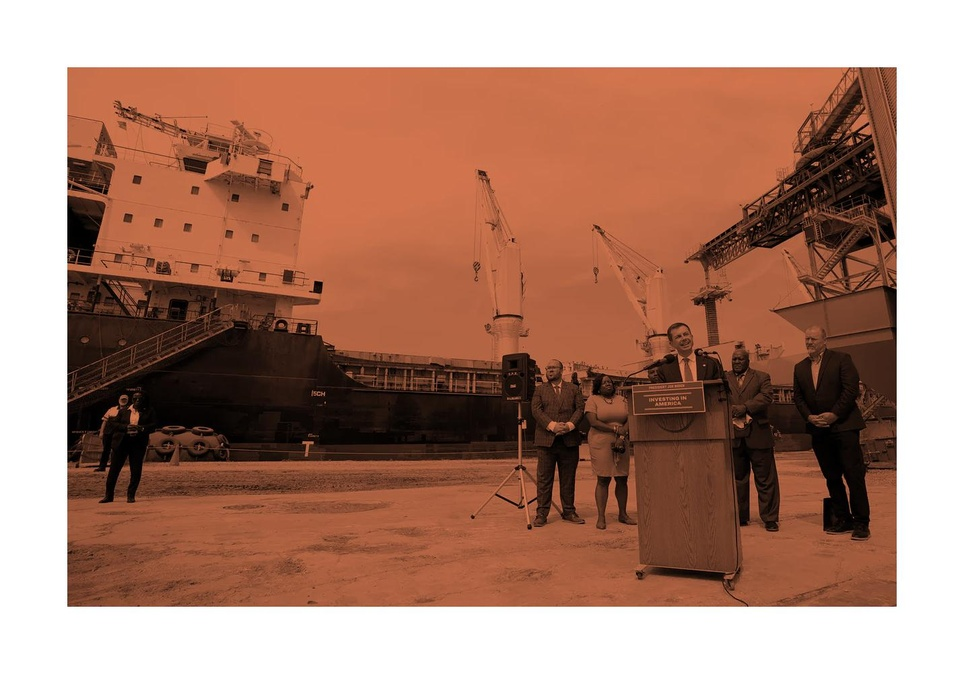
#> input picture Mayor_Pete.jpg, 964 x 674 px, shrunk from 1432 x 1002 before the run, given in place of Mayor_Pete.png, which was not available
$ python pointilism.py
#> lines starting #> are read from the running program, lines starting #| are printed output that depends on the picture; pictures that were not available may be replaced by others from this repository, and a replacement may not be noted
from PIL import Image

def apply_tint(image, tint_rgb):
    r_tint, g_tint, b_tint= tint_rgb
    img = Image.merge("RGB", (
        image.point(lambda p: p * (r_tint / 255)),
        image.point(lambda p: p * (g_tint / 255)),
        image.point(lambda p: p * (b_tint / 255))
    ))
    return img

def process_image(input_path, output_path):
    # Open the image and convert to grayscale
#> called with input_path = '/Users/nicpavao/Desktop/Mayor_Pete.png', output_path = './cover_photos/Mayor_Pete.jpg'
    img = Image.open(input_path).convert("L")
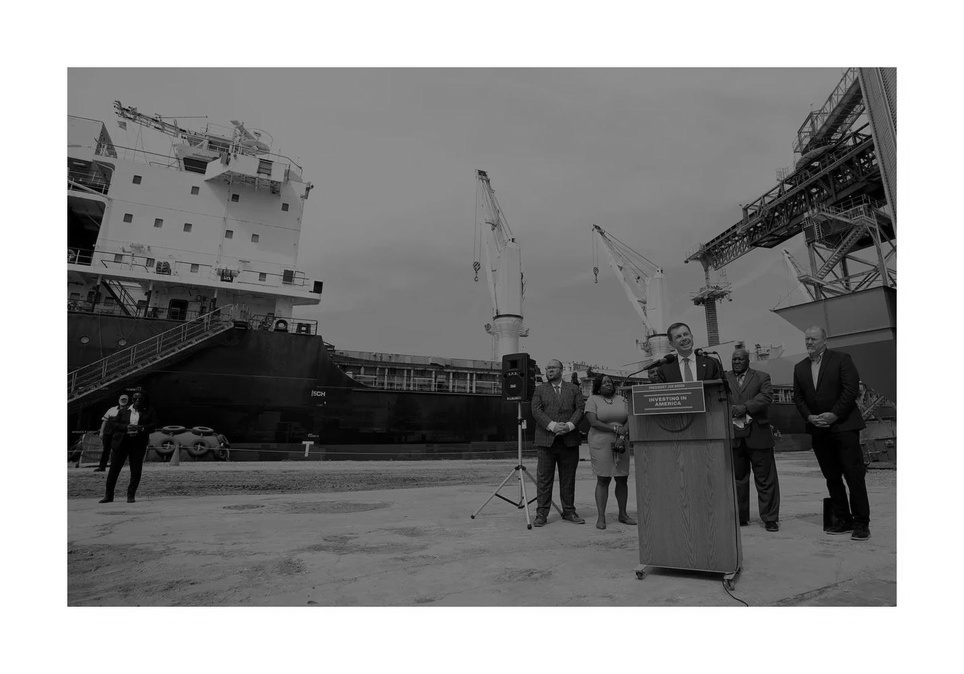
#> img: PIL image 964x674 L; min 0, max 255, mean 142

    # Apply the custom tint
    tinted_img = apply_tint(img, (250, 200, 150))
#> in apply_tint, `img = Image.merge("RGB", ( image.point(lambda p: p * (r_tint / 255)), ..`:
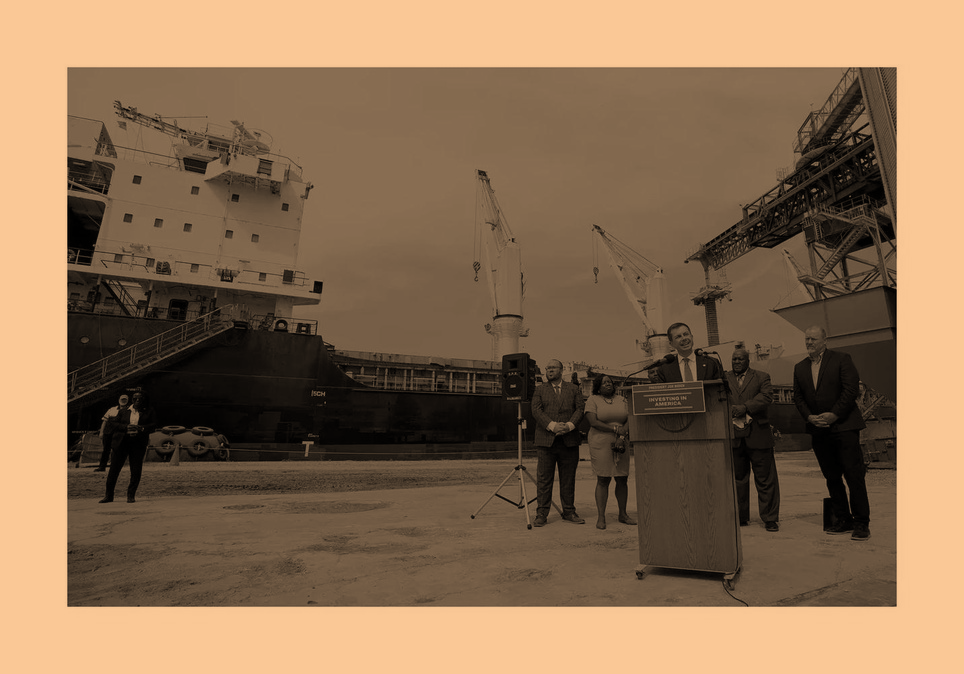
#> img: PIL image 964x674 RGB; mean R, G, B 139.2, 111.3, 83.5

    # Get image dimensions
    img_w, img_h = tinted_img.size
#> img_w = 964; img_h = 674
    print(img_w,img_h)
#| 964 674
    aspect_ratio = 7 / 5

    # Determine target dimensions to enforce the aspect ratio
    if img_w / img_h > aspect_ratio:
        pad_w = int(img_w/10)
#> pad_w = 96
        pad_h = int(((img_w + 2 * pad_w) / aspect_ratio - img_h)/2)
#> pad_h = 75
    else:
        pad_h = int(img_h/10)
        pad_w = int(((img_h + 2 * pad_h) * aspect_ratio - img_w)/2)

    # Calculate final canvas size
    final_w = int(img_w + 2 * pad_w)
#> final_w = 1156
    final_h = int(img_h + 2 * pad_h)
#> final_h = 824

    # Create a white background
    background = Image.new("RGB", (final_w, final_h), (255, 255, 255))
#> background: PIL image 1156x824 RGB; every value is 255
    print(final_w,final_h)
#| 1156 824
    # Paste the processed image onto the white background
    background.paste(tinted_img, (pad_w, pad_h))
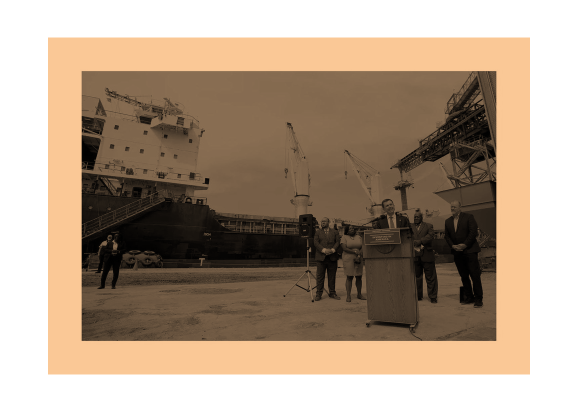
#> background: PIL image 1156x824 RGB (shown at 1/2 size); mean R, G, B 176, 157, 138
    print(pad_w,pad_h)
#| 96 75
    # Save the processed image
    background.save(output_path)

# Example usage
process_image("/Users/nicpavao/Desktop/Mayor_Pete.png", "./cover_photos/Mayor_Pete.jpg")

$ run again, with cover_photos/Me_vs_Lehman.jpg copied over Mayor_Pete.jpg
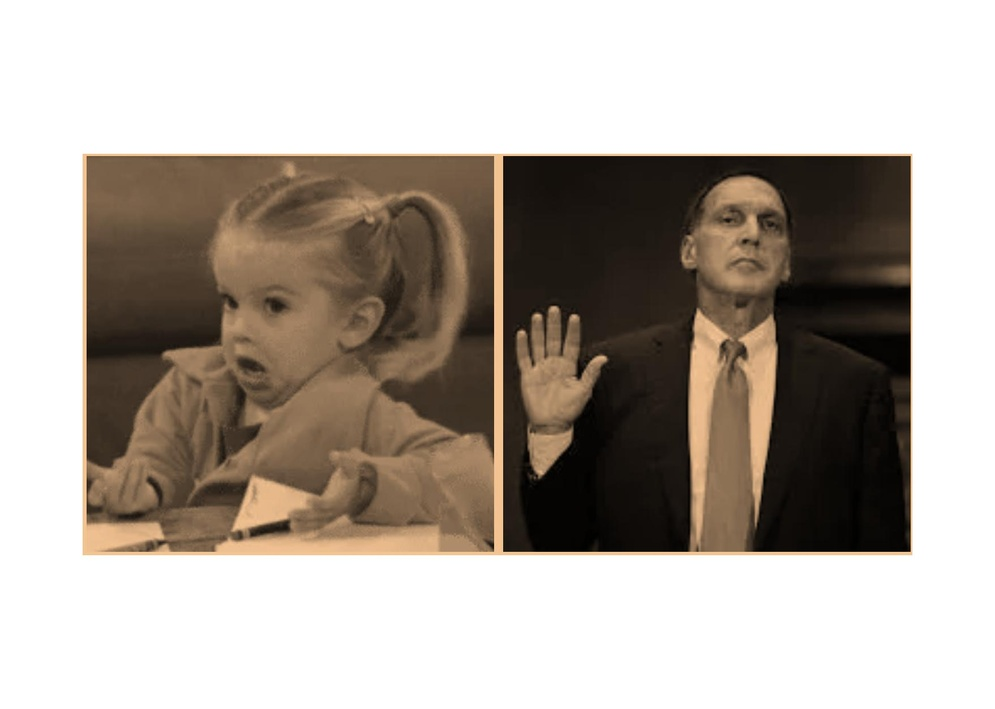
#> input picture cover_photos/Me_vs_Lehman.jpg, 995 x 709 px, shrunk from 1758 x 1254 before the run, given in place of Mayor_Pete.png, which was not available
#> in apply_tint, `img = Image.merge("RGB", ( image.point(lambda p: p * (r_tint / 255)), ..`:
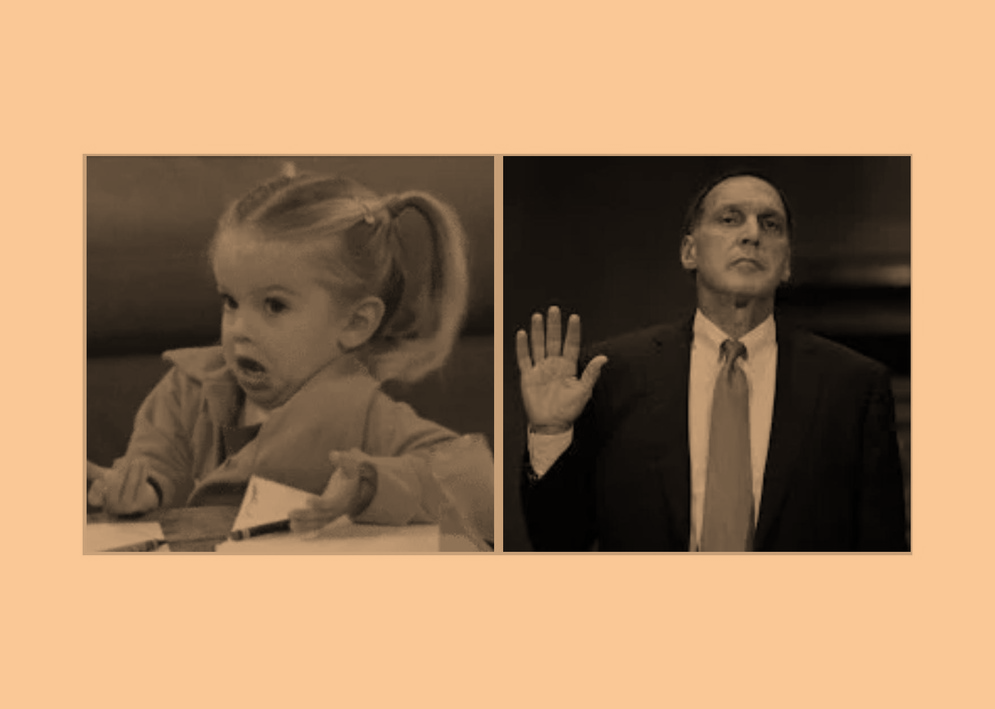
#> img: PIL image 995x709 RGB; mean R, G, B 167.3, 133.8, 100.3
#| 995 709
#| 1193 851
#> in process_image, `background.paste(tinted_img, (pad_w, pad_h))`:
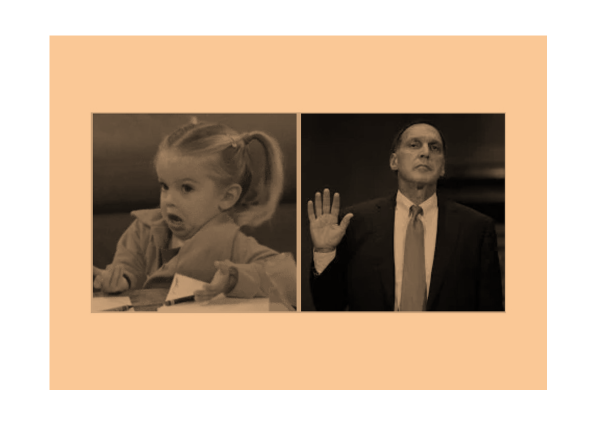
#> background: PIL image 1193x851 RGB (shown at 1/2 size); mean R, G, B 194, 170.8, 147.5
#| 99 71
